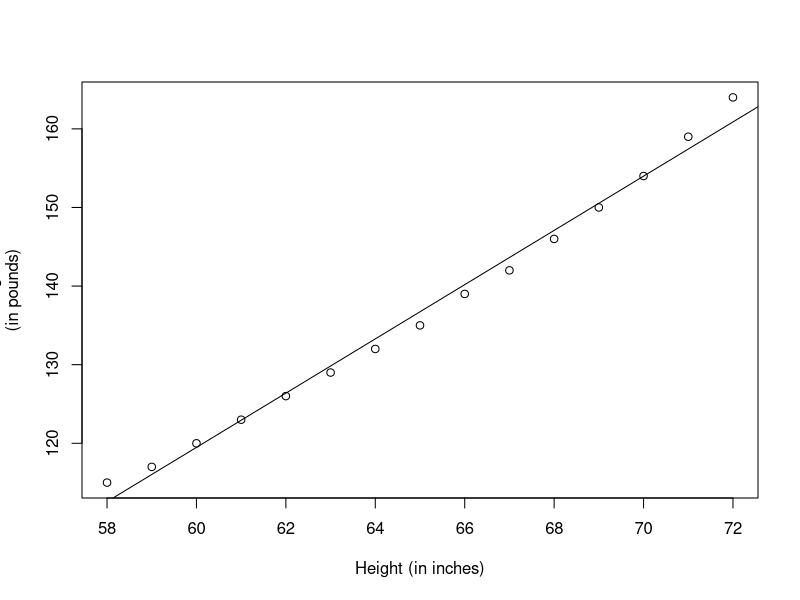
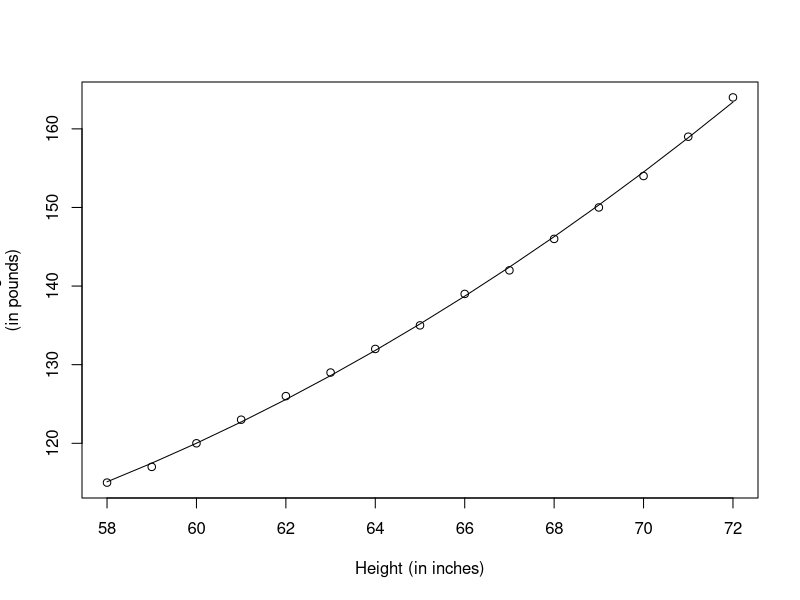
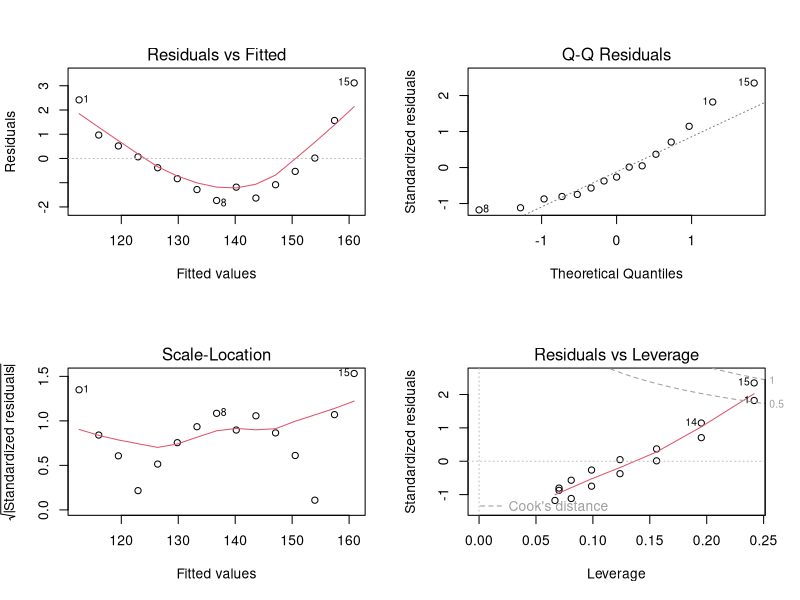
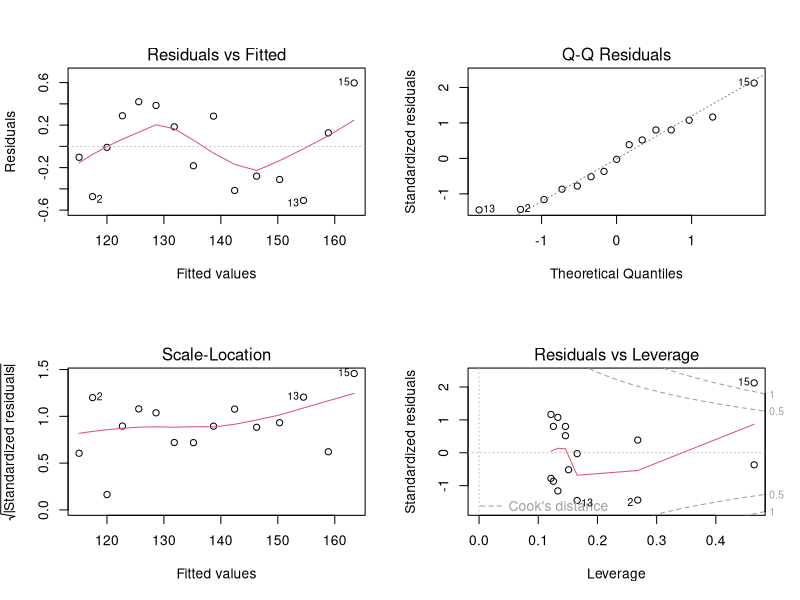
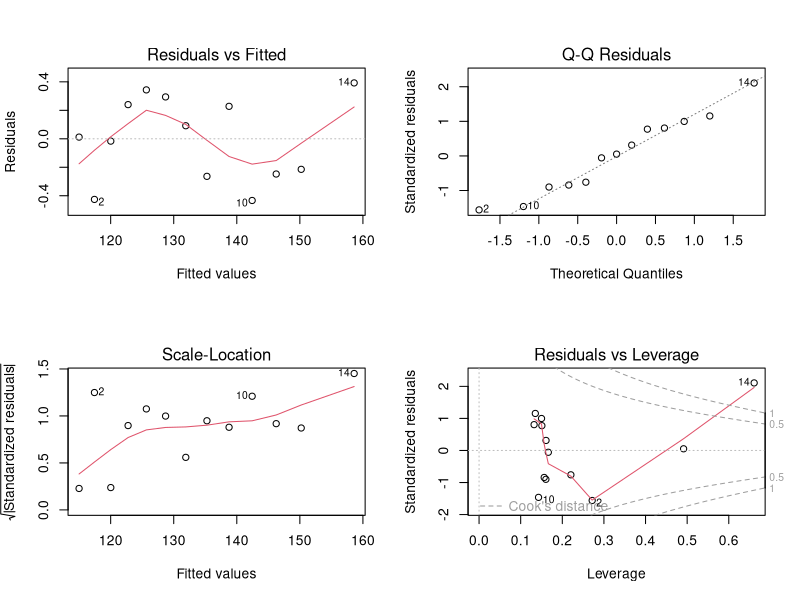
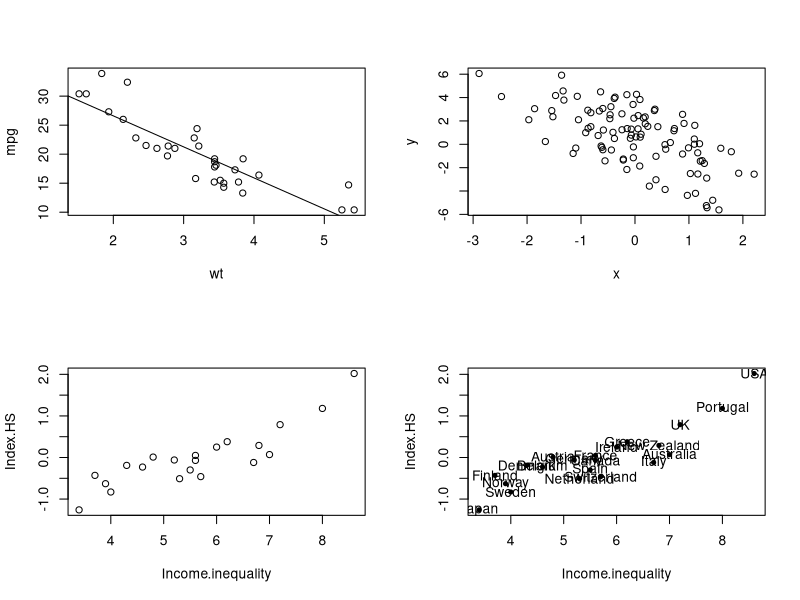
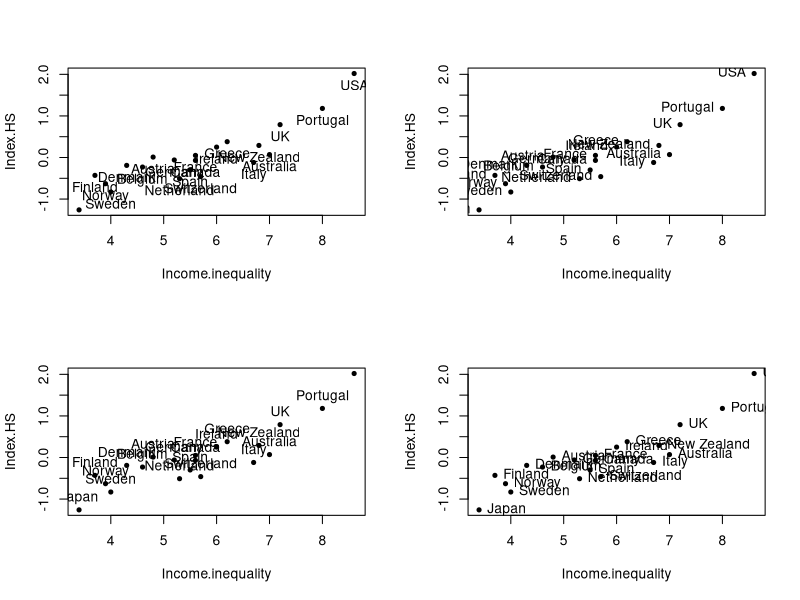
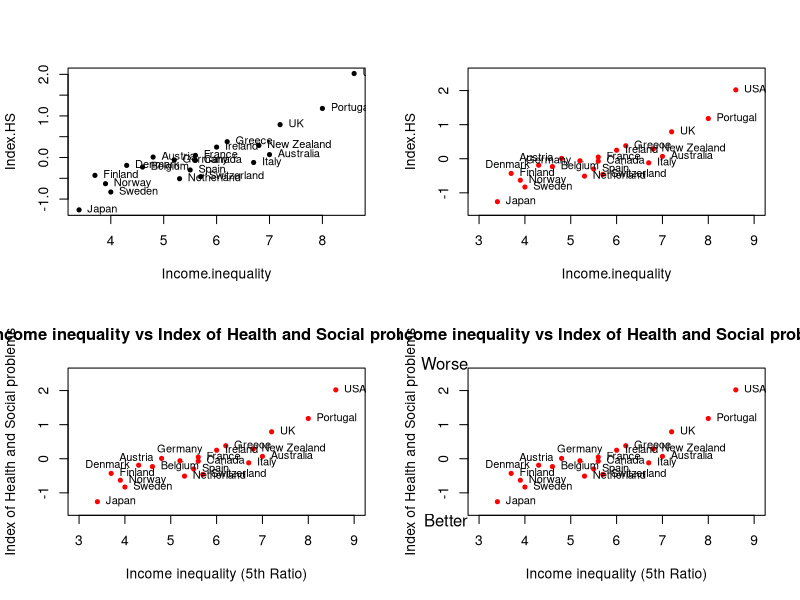

Source code (R) for these figures, in order:
## ---- chunk 1
data("women")
fit<-lm(weight~height, data=women)
summary(fit)
## ---- chunk 2
women$weight
## ---- chunk 3
fitted(fit)
## ---- chunk 4
residuals(fit)
## ---- chunk 5
plot(women$height,women$weight,xlab="Height (in inches)",ylab="Weight
(in pounds)")
abline(fit)
## ---- chunk 6
fit2<- lm(weight~height+I(height^2), data=women)
summary(fit2)
## ---- chunk 7
plot(women$height,women$weight,xlab="Height (in inches)",ylab="Weight
(in pounds)")
lines(women$height,fitted(fit2))
## ---- chunk 8
fit<- lm(weight~height,data=women)
par(mfrow=c(2,2))
plot(fit)
## ---- chunk 9
fit2<- lm(weight~height+I(height^2), data=women)
par(mfrow=c(2,2))
plot(fit2)
## ---- chunk 10
newfit<-lm(weight~height+I(height^2),data=women[-c(13,15),])
par(mfrow=c(2,2))
plot(newfit)
## ---- chunk 11
plot(mpg~wt,data=mtcars)
model<- lm(mpg~wt, data=mtcars)
#plot(model)
abline(model)
## ---- chunk 12
summary(model)
## ---- chunk 13
predict(model,newdata=data.frame(wt=6))
## ---- chunk 14
x <- rnorm(10)
pnorm(2)
## ---- chunk 15
x <- rnorm(10, 20, 2)
## ---- chunk 16
set.seed(1)
rnorm(5)
## ---- chunk 17
rnorm(5)
## ---- chunk 18
set.seed(1)
## ---- chunk 19
set.seed(20)
## ---- chunk 20
x <- rnorm(100)
## ---- chunk 21
e <- rnorm(100, 0, 2)
## ---- chunk 22
y <- 0.5 - 2 * x + e
plot(x, y)
## ---- chunk 23
set.seed(1)
sample(1:10, 4)

## ---- chunk 24
sample(1:10, 4)
## ---- chunk 25
sample(letters, 5)
## ---- chunk 26
sample(1:10)
## ---- chunk 27
sample(1:10)
## ---- chunk 28
sample(1:10, replace = TRUE)
## ---- chunk 29
country<-c("Australia", "Austria", "Belgium","Canada",
"Denmark", "Finland","France","Germany",
"Greece","Ireland","Italy","Japan", "Netherland",
"New Zealand", "Norway", "Portugal", "Spain","Sweden",
"Switzerland","UK","USA")
Income.inequality<-c(7.0,4.8,4.6,5.6,4.3,3.7,5.6,5.2,6.2,6.0,6.7,3.4,5.3,6.8,3.9,8.0,5.5,4.0,5.7,7.2,8.6)
Index.HS<-c(0.07,0.01,-0.23,-0.07,-0.19,-0.43,0.05,-0.06,0.38,0.25,-0.12,-1.26,-0.51,0.29,-0.63,1.18,-0.30,-0.83,-0.46,0.79,2.02)
GDP_WB<-c(45926,47682,43435,45066,45537,30676,39328,46401,26851,49393,35463,36319,48253,37679,65615
,28760,33629,45297,59540,40233,54630)
data.21<-data.frame(country,Income.inequality,Index.HS,GDP_WB)
plot(data.21[c("Income.inequality","Index.HS")])
## ---- chunk 30
Index_inequality.df<-data.21[c("Income.inequality","Index.HS")]
str(Index_inequality.df)
## 'data.frame': 21 obs. of 2 variables:
## $ Income.inequality: num 7 4.8 4.6 5.6 4.3 3.7 5.6 5.2 6.2 6 ...
## $ Index.HS : num 0.07 0.01 -0.23 -0.07 -0.19 -0.43 0.05 -0.06 0.38 0.25 ...
(country<-data.21[,"country"])
## [1] "Australia" "Austria" "Belgium" "Canada" "Denmark"
## [6] "Finland" "France" "Germany" "Greece" "Ireland"
## [11] "Italy" "Japan" "Netherland" "New Zealand" "Norway"
## [16] "Portugal" "Spain" "Sweden" "Switzerland" "UK"
## [21] "USA"
(country.2<-data.21["country"])
## country
## 1 Australia
## 2 Austria
## 3 Belgium
## 4 Canada
## 5 Denmark
## ---- chunk 31
str(country)
## ---- chunk 32
str(country.2)
## ---- chunk 33
plot(Index_inequality.df,pch=20)
text(Index_inequality.df,labels=country)
## ---- chunk 34
plot(Index_inequality.df,pch=20)
text(Index_inequality.df,labels=country,pos=1)
## ---- chunk 35
plot(Index_inequality.df,pch=20)
text(Index_inequality.df,labels=country,pos=2)
## ---- chunk 36
plot(Index_inequality.df,pch=20)
text(Index_inequality.df,labels=country,pos=3)
## ---- chunk 37
plot(Index_inequality.df,pch=20)
text(Index_inequality.df,labels=country,pos=4)
## ---- chunk 38
plot(Index_inequality.df,pch=20)
text(Index_inequality.df,labels=country,pos=4,cex=0.8)
## ---- chunk 39
which(country %in% c("Austria","Denmark","Germany","Netherland"))
## [1] 2 5 8 13
text.left<-which(country %in% c("Austria","Denmark","Germany","Netherla
nd"))
text.left
## [1] 2 5 8 13
text.right<-setdiff(1:nrow(data.21),text.left)
text.right
## [1] 1 3 4 6 7 9 10 11 12 14 15 16 17 18 19 20 21
pos.text<-ifelse(1:nrow(data.21)%in% text.left,2,4)
plot(Index_inequality.df,pch=20,col="red",xlim=c(3,9),ylim=c(-1.5,2.5))
text(Index_inequality.df,labels=country,pos=pos.text,cex=0.8)
## ---- chunk 40
which(country %in% "Germany")
## [1] 8
text.up<-which(country %in% "Germany")
text.up
## [1] 8
text.left<-setdiff(1:nrow(data.21),c(text.right,text.up))
text.left
## [1] 2 5 13
pos.text<-ifelse(1:nrow(data.21) %in% text.up,3,ifelse(1:nrow(data.21)%in% text.left,2,4))
plot(Index_inequality.df,pch=20,col="red",xlim=c(3,9),ylim=c(-1.5,2.5),
ann=FALSE)
text(Index_inequality.df,labels = country,pos=pos.text,cex=0.8)
main.title<-"Income inequality vs Index of Health and Social problems"
x.lab<-"Income inequality (5th Ratio)"
y.lab<-"Index of Health and Social problems"
title(main=main.title,xlab=x.lab,ylab=y.lab)
## ---- chunk 41
plot(Index_inequality.df,pch=20,col="red",xlim=c(3,9),ylim=c(-1.5,2.5),
ann=FALSE)
text(Index_inequality.df,labels = country,pos=pos.text,cex=0.8)
main.title<-"Income inequality vs Index of Health and Social problems"
x.lab<-"Income inequality (5th Ratio)"
y.lab<-"Index of Health and Social problems"
title(main=main.title,xlab=x.lab,ylab=y.lab)
mtext(c("Better","Worse"),side=2,at=c(-1.8,2.8),las=1)
## ---- chunk 42
plot(Index_inequality.df,pch=20,col="red",xlim=c(3,9),ylim=c(-1.5,2.5),
ann=FALSE)
text(Index_inequality.df,labels = country,pos=pos.text,cex=0.8)
main.title<-"Income inequality vs Index of Health and Social problems"
x.lab<-"Income inequality (5th Ratio)"
y.lab<-"Index of Health and Social problems"
title(main=main.title,xlab=x.lab,ylab=y.lab)
mtext(c("Better","Worse"),side=2,at=c(-1.8,2.8),las=1)
text(x=5,y=1.5,labels=paste("r=",round(cor(Index_inequality.df[1],Index_inequality.df[2]),digits=2)))
## ---- chunk 43
plot(Index_inequality.df,pch=20,col="red",xlim=c(3,9),ylim=c(-1.5,2.5),
ann=FALSE)
text(Index_inequality.df,labels = country,pos=pos.text,cex=0.8)
main.title<-"Income inequality vs Index of Health and Social problems"
x.lab<-"Income inequality (5th Ratio)"
y.lab<-"Index of Health and Social problems"
title(main=main.title,xlab=x.lab,ylab=y.lab)
mtext(c("Better","Worse"),side=2,at=c(-1.8,2.8),las=1)
text(x=5,y=1.5,labels=paste("r=",round(cor(Index_inequality.df[1],Index_inequality.df[2]),digits=2)))
lm.ineq<-lm(Index.HS~Income.inequality,data=Index_inequality.df)
abline(lm.ineq$coef,col="blue")
## ---- chunk 44
rm(list=ls(all=TRUE))
###set.seed(1002)
n <-30 ## number of observations
M <- 1 ## number of pathways
p<-5
z <- matrix(runif(n * p, 0, 1), nrow=n, ncol=p)
x <- 3*cos(z[, 1]) + 2*rnorm(n)
x<-as.matrix(x)
beta.true <- rep(1,ncol(x))
## pathway-response function
hfun1 <- function(zvec) (10*cos(zvec[1]) - 15*(zvec[2])^2+10*exp(-zvec
[3])*zvec[4]-8*sin(zvec[5])*cos(zvec[3])+20*(zvec[1]*zvec[5]))
h1 <- apply(z, 1, hfun1) ## only depends on z1,z2,z3,z4,z5
eps <- rnorm(n)
y <-x * beta.true + h1+ eps
